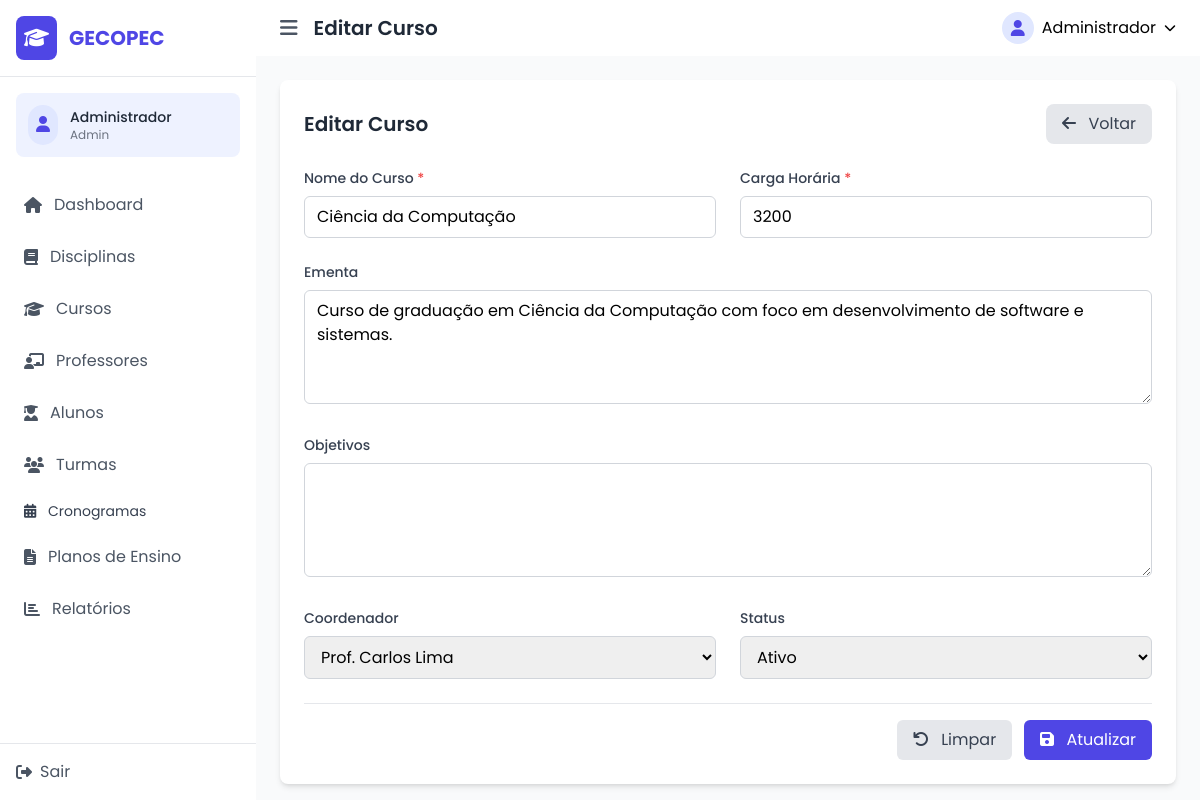
Screenshot of /index.php?page=curso-edit&id=1 (signed in) with the database file from the repository.
### tables this page shows
CREATE TABLE IF NOT EXISTS cursos (
    id INT AUTO_INCREMENT PRIMARY KEY,
    nome VARCHAR(255) NOT NULL,
    carga_horaria INT NOT NULL,
    ementa TEXT,
    objetivos TEXT,
    coordenador_id INT,
    status ENUM('ativo', 'inativo') DEFAULT 'ativo',
    created_at TIMESTAMP DEFAULT CURRENT_TIMESTAMP,
    updated_at TIMESTAMP DEFAULT CURRENT_TIMESTAMP ON UPDATE CURRENT_TIMESTAMP,
    FOREIGN KEY (coordenador_id) REFERENCES usuarios(id) ON DELETE SET NULL
);

CREATE TABLE IF NOT EXISTS usuarios (
    id INT AUTO_INCREMENT PRIMARY KEY,
    nome VARCHAR(255) NOT NULL,
    email VARCHAR(255) UNIQUE NOT NULL,
    senha VARCHAR(255) NOT NULL,
    tipo ENUM('admin', 'professor', 'coordenador', 'aluno') NOT NULL,
    status ENUM('ativo', 'inativo') DEFAULT 'ativo',
    created_at TIMESTAMP DEFAULT CURRENT_TIMESTAMP,
    updated_at TIMESTAMP DEFAULT CURRENT_TIMESTAMP ON UPDATE CURRENT_TIMESTAMP
);

### controllers/CursoController.php (called while the page is built, shortened)
<?php
require_once 'models/Curso.php';
require_once 'models/User.php';
class CursoController {
    private $cursoModel;
    private $userModel;
    public function __construct() {
        $this->cursoModel = new Curso();
        $this->userModel = new User();
    }
    public function edit() {
        $id = $_GET['id'];
        $curso = $this->cursoModel->getCursoById($id);
        $coordenadores = $this->userModel->getAllCoordenadores();
        $data = [
            'title' => 'Editar Curso',
            'curso' => $curso,
            'coordenadores' => $coordenadores
        ];
        $this->renderView('cursos/form', $data);
    }
    private function renderView($view, $data = []) {
        extract($data);
        require_once 'views/templates/header.php';
        require_once 'views/' . $view . '.php';
        require_once 'views/templates/footer.php';
    }
}
?>

### lib/Database.php (called while the page is built, shortened)
<?php
class Database {
    private static $instance = null;
    private $host = DB_HOST;
    private $user = DB_USER;
    private $pass = DB_PASS;
    private $dbname = DB_NAME;
    private function __construct() {
        $dsn = 'mysql:host=' . $this->host . ';dbname=' . $this->dbname;
        $options = array(
            PDO::ATTR_PERSISTENT => true,
            PDO::ATTR_ERRMODE => PDO::ERRMODE_EXCEPTION
        );
        try {
            $this->dbh = new PDO($dsn, $this->user, $this->pass, $options);
        } catch(PDOException $e) {
            $this->error = $e->getMessage();
            echo 'Erro de conexão: ' . $this->error;
        }
    }
    public static function getInstance() {
        if (self::$instance === null) {
            self::$instance = new self();
        }
        return self::$instance->dbh;
    }
}
?>

### models/Curso.php (called while the page is built, shortened)
<?php
require_once 'lib/Database.php';
class Curso {
    private $db;
    public function __construct() {
        $this->db = Database::getInstance();
    }
    public function getCursoById($id) {
        try {
            $sql = 'SELECT c.*, u.nome as coordenador_nome
                    FROM cursos c
                    LEFT JOIN usuarios u ON c.coordenador_id = u.id
                    WHERE c.id = :id';
            $stmt = $this->db->prepare($sql);
            $stmt->bindParam(':id', $id);
            $stmt->execute();
            return $stmt->fetch(PDO::FETCH_OBJ);
        } catch (Exception $e) {
            error_log("Erro ao buscar curso por ID: " . $e->getMessage());
            return false;
        }
    }
}
?>

### models/User.php (called while the page is built, shortened)
<?php
require_once 'lib/Database.php';
class User {
    private $db;
    public function __construct() {
        $this->db = Database::getInstance();
    }
    public function getAllCoordenadores() {
        try {
            $sql = 'SELECT *
                    FROM usuarios
                    WHERE tipo = "coordenador" AND status = "ativo"
                    ORDER BY nome';
            $stmt = $this->db->prepare($sql);
            $stmt->execute();
            return $stmt->fetchAll(PDO::FETCH_OBJ);
        } catch (Exception $e) {
            error_log("Erro ao buscar coordenadores: " . $e->getMessage());
            return [];
        }
    }
}
?>

### views/cursos/form.php (the view, shortened to what this page needs)
<div class="bg-white rounded-lg shadow-md p-6">
    <div class="flex justify-between items-center mb-6">
        <h2 class="text-xl font-semibold text-gray-800">
            <?php echo isset($curso) ? 'Editar Curso' : 'Novo Curso'; ?>
        </h2>
        <a href="index.php?page=cursos" class="bg-gray-200 hover:bg-gray-300 text-gray-700 px-4 py-2 rounded-lg transition duration-200">
            <i class="fas fa-arrow-left mr-2"></i> Voltar
        </a>
    </div>
    <form action="index.php?page=<?php echo isset($curso) ? 'curso-update' : 'curso-store'; ?>" method="POST" class="space-y-6">
        <div class="grid grid-cols-1 md:grid-cols-2 gap-6">
            <div>
                <label for="nome" class="block text-sm font-medium text-gray-700 mb-2">
                    Nome do Curso <span class="text-red-500">*</span>
                </label>
                <input
                    type="text"
                    id="nome"
                    name="nome"
                    required
                    value="<?php echo isset($curso) ? htmlspecialchars($curso->nome) : ''; ?>"
                    class="w-full px-3 py-2 border border-gray-300 rounded-md focus:outline-none focus:ring-2 focus:ring-indigo-500"
                >
            </div>
            <div>
                <label for="carga_horaria" class="block text-sm font-medium text-gray-700 mb-2">
                    Carga Horária <span class="text-red-500">*</span>
                </label>
                <input
                    type="number"
                    id="carga_horaria"
                    name="carga_horaria"
                    required
                    min="1"
                    value="<?php echo isset($curso) ? $curso->carga_horaria : ''; ?>"
                    class="w-full px-3 py-2 border border-gray-300 rounded-md focus:outline-none focus:ring-2 focus:ring-indigo-500"
                >
            </div>
        </div>
        <div>
            <label for="ementa" class="block text-sm font-medium text-gray-700 mb-2">
                Ementa
            </label>
            <textarea
                id="ementa"
                name="ementa"
                rows="4"
                class="w-full px-3 py-2 border border-gray-300 rounded-md focus:outline-none focus:ring-2 focus:ring-indigo-500"
            ><?php echo isset($curso) ? htmlspecialchars($curso->ementa ?? '') : ''; ?></textarea>
        </div>
        <div>
            <label for="objetivos" class="block text-sm font-medium text-gray-700 mb-2">
                Objetivos
            </label>
            <textarea
                id="objetivos"
                name="objetivos"
                rows="4"
                class="w-full px-3 py-2 border border-gray-300 rounded-md focus:outline-none focus:ring-2 focus:ring-indigo-500"
            ><?php echo isset($curso) ? htmlspecialchars($curso->objetivos ?? '') : ''; ?></textarea>
        </div>
        <div class="grid grid-cols-1 md:grid-cols-2 gap-6">
            <div>
                <label for="coordenador_id" class="block text-sm font-medium text-gray-700 mb-2">
                    Coordenador
                </label>
                <select
                    id="coordenador_id"
                    name="coordenador_id"
                    class="w-full px-3 py-2 border border-gray-300 rounded-md focus:outline-none focus:ring-2 focus:ring-indigo-500"
                >
                    <?php if (isset($coordenadores)): ?>
                        <?php foreach ($coordenadores as $coordenador): ?>
                            <option value="<?php echo $coordenador->id; ?>"
                                    <?php echo (isset($curso) && $curso->coordenador_id == $coordenador->id) ? 'selected' : ''; ?>>
                                <?php echo htmlspecialchars($coordenador->nome); ?>
                            </option>
                        <?php endforeach; ?>
                    <?php endif; ?>
                </select>
            </div>
            <div>
                <label for="status" class="block text-sm font-medium text-gray-700 mb-2">
                    Status
                </label>
                <select
                    id="status"
                    name="status"
                    class="w-full px-3 py-2 border border-gray-300 rounded-md focus:outline-none focus:ring-2 focus:ring-indigo-500"
                >
                    <option value="ativo" <?php echo (isset($curso) && $curso->status == 'ativo') ? 'selected' : ''; ?>>Ativo</option>
                </select>
            </div>
        </div>
        <div class="flex justify-end space-x-3 pt-4 border-t">
            <button
                type="reset"
                class="px-4 py-2 bg-gray-200 hover:bg-gray-300 text-gray-700 rounded-md transition duration-200"
            >
                <i class="fas fa-undo mr-2"></i> Limpar
            </button>
            <button
                type="submit"
                class="px-4 py-2 bg-indigo-600 hover:bg-indigo-700 text-white rounded-md transition duration-200"
            >
                <i class="fas fa-save mr-2"></i> <?php echo isset($curso) ? 'Atualizar' : 'Salvar'; ?>
            </button>
        </div>
    </form>
</div>

### rows the page displays
cursos: nome "Ciência da Computação", carga_horaria "3200", ementa "Curso de graduação em Ciência da Computação com foco em desenvolvimento de software e sistemas.", coordenador_id "Prof. Carlos Lima", status "Ativo"

### other values shown
APP_NAME "GECOPEC"
$_SESSION['usuario_nome'] "Administrador"
$_SESSION['usuario_tipo'] "Admin"
$title "Editar Curso"
